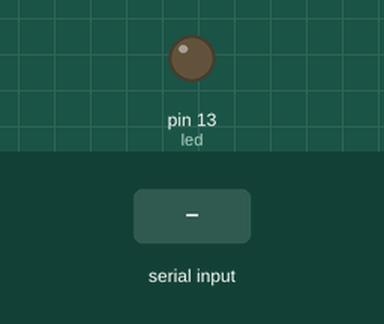
Recording of a sketch running on a simulated Arduino Uno, built with avr-gcc and run on an emulated ATmega328P. Shown: output pins drawn as LEDs (lit = HIGH). The test bench sets the inputs (shaded band).

Above: at 1.2 s.
1.3 s: "1" received over Serial
At 1.8 s:
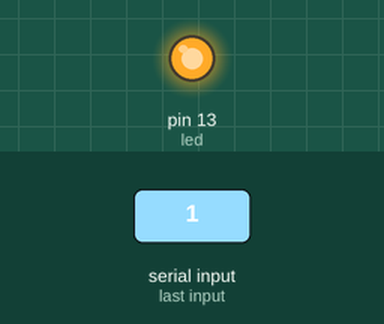
2.8 s: "0" received over Serial
At 4.2 s:
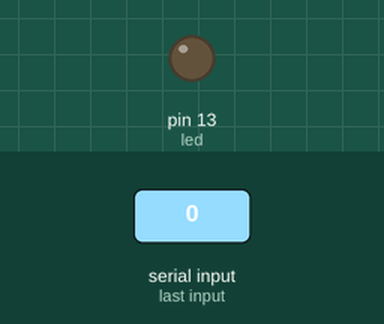
Timing chart, 0 to 5.8 s (numbered marks = the images above; inputs shaded):
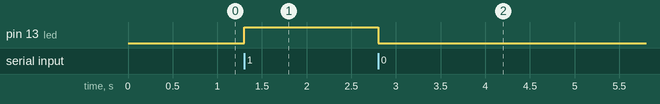

The sketch:

unity2arduino.ino
```cpp
const byte led = 13;

void setup() {
  pinMode(led, OUTPUT);
  digitalWrite(led, 0);
  Serial.begin(9600);
}

void loop() {
  if (Serial.available() > 0) {
    char fromUnity = Serial.read();
    if(fromUnity == '0'){
      digitalWrite(led, LOW);
    }
    else if(fromUnity == '1'){
      digitalWrite(led, HIGH);
    }
  }

}
```

Measured:
- after the input at 1.3 s, pin 13 (led): LOW → HIGH at once
- after the input at 2.8 s, pin 13 (led): HIGH → LOW at once
